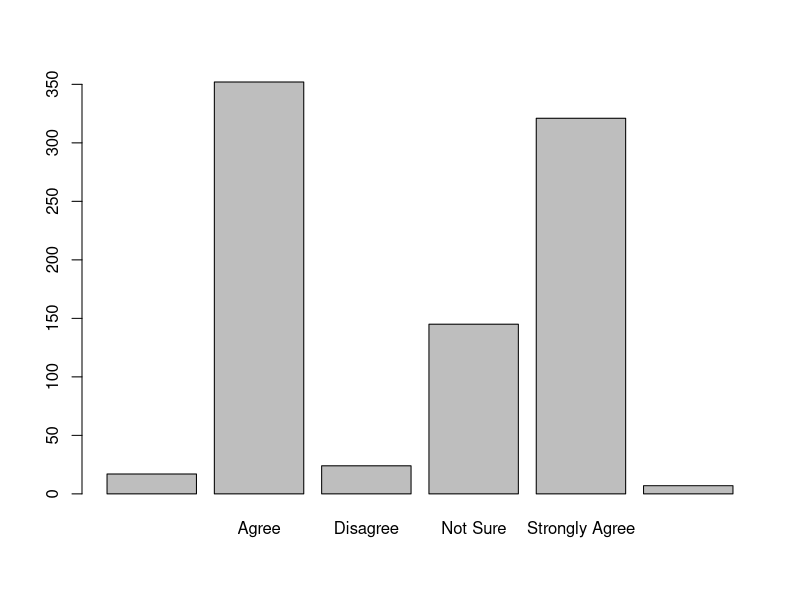
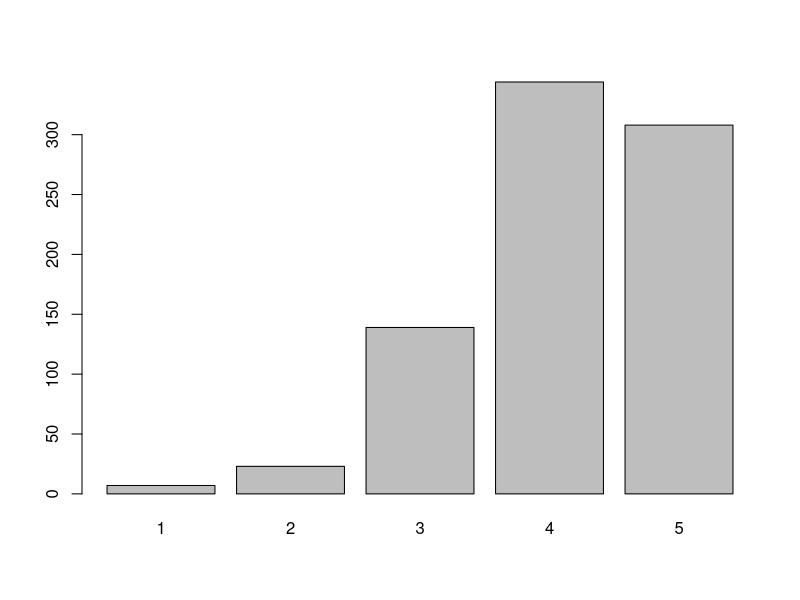
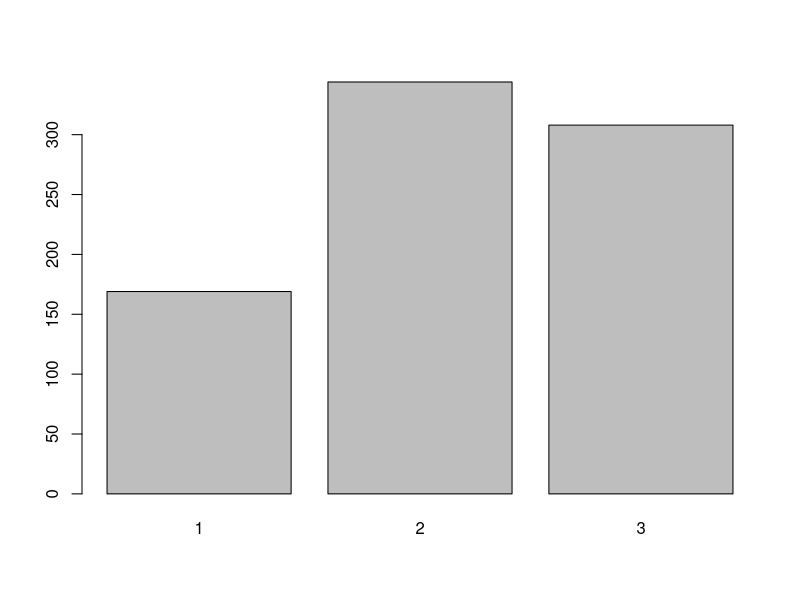
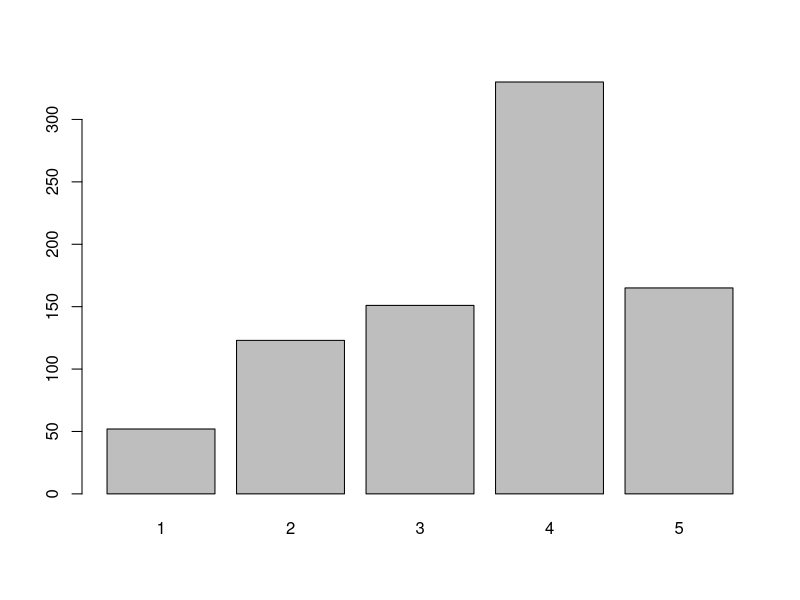
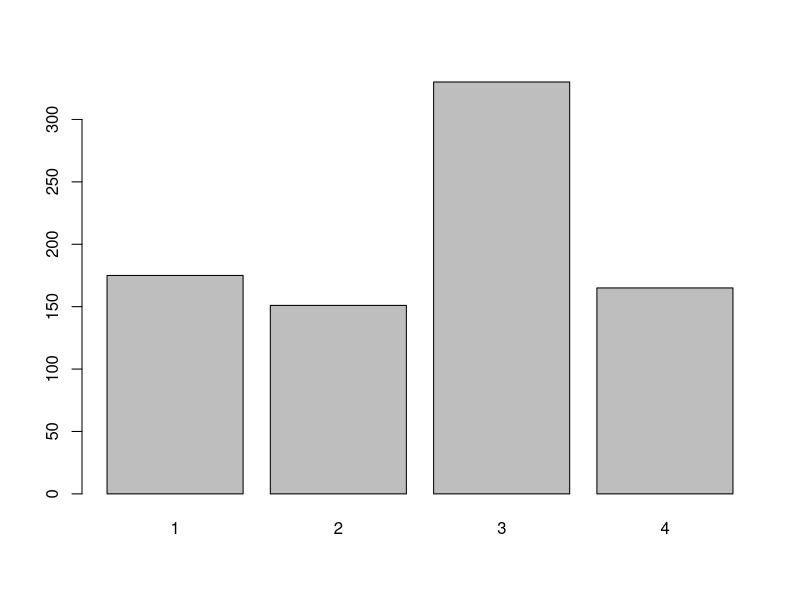
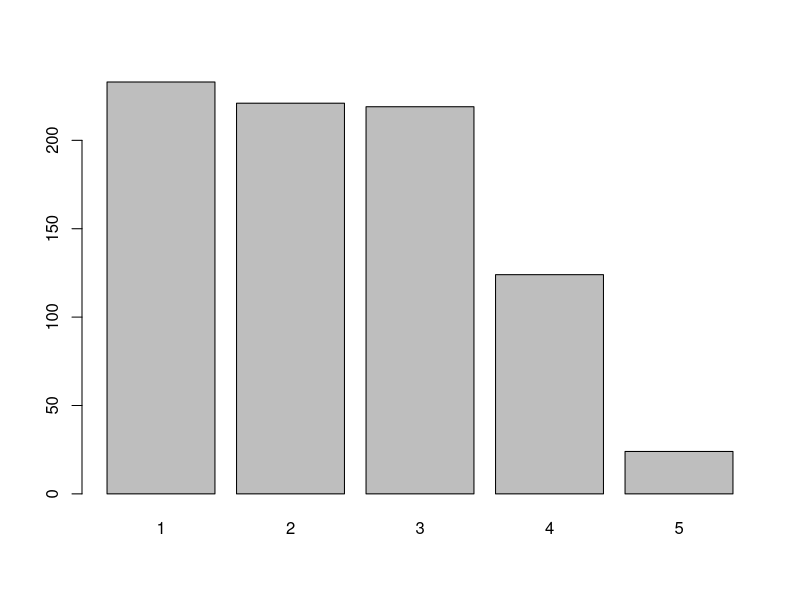
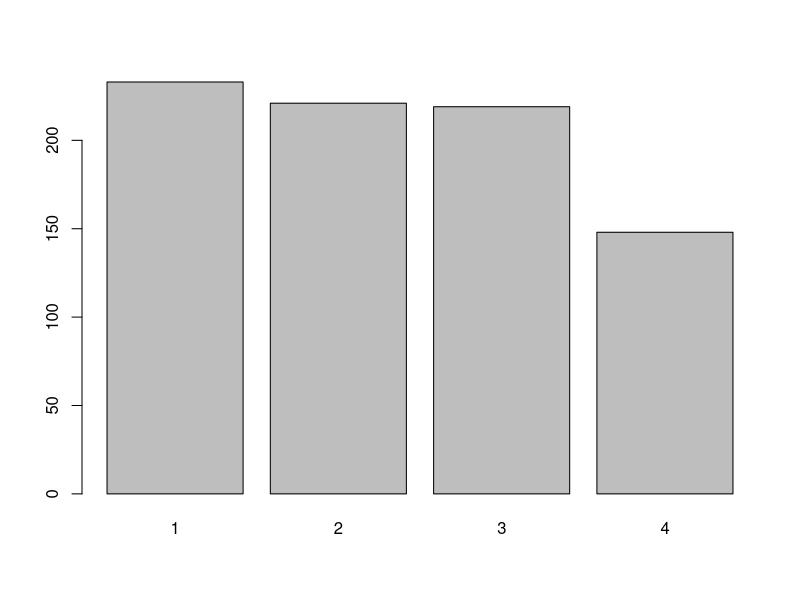
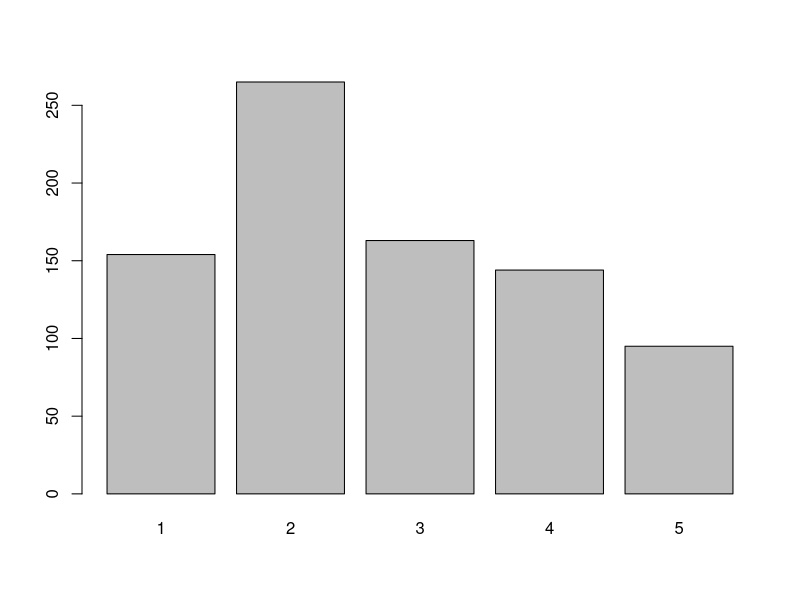

Here is the R script that generated these plots, in order:
## ---- chunk 1
stem_org = read.csv("stem.csv")

# subset out original dataset
stem = stem_org[1:866,]
## ---- chunk 2
# ordinal pooling, questions Q3.1 to Q3.24
barplot(table(stem$Q3.1))
table(stem$Q3.2)

# change to numeric 1-5
reordered = as.data.frame(sapply(stem, function(x) as.integer(factor(as.character(x), levels=c("Strongly Disagree","Disagree","Not Sure", "Agree", "Strongly Agree")))))

stem[24:47] = reordered[24:47]
## ---- chunk 3
# make a copy incase we need original rows for later analysis
stem_ordinal = stem[24:47]
stem_ordinal = na.omit(stem_ordinal)
## ---- chunk 4
#### Q3.1 ####

# checking
barplot(table(stem_ordinal$Q3.1))
cat("Total of all levels:", sum(table(stem_ordinal$Q3.1)), "\n")
cat("Total of levels:", sum(table(stem_ordinal$Q3.1)[1:3]), "\n")

# changing levels
stem_ordinal$Q3.1[stem_ordinal$Q3.1 == 1 | stem_ordinal$Q3.1 == 2 | stem_ordinal$Q3.1 == 3 ] <- 1
stem_ordinal$Q3.1[stem_ordinal$Q3.1 == 4] <- 2
stem_ordinal$Q3.1[stem_ordinal$Q3.1 == 5] <- 3

# checking after 
barplot(table(stem_ordinal$Q3.1)) # good

#### Q3.2 ####

# checking
barplot(table(stem_ordinal$Q3.2))
total=sum(table(stem_ordinal$Q3.2))
levels=sum(table(stem_ordinal$Q3.2)[1:2])

cat("Total of levels:", levels, "\n")
cat("Proportion of levels to total", levels/total, "\n")


# changing levels
stem_ordinal$Q3.2[stem_ordinal$Q3.2 == 1 | stem_ordinal$Q3.2 == 2] <- 1
stem_ordinal$Q3.2[stem_ordinal$Q3.2 == 3] <- 2
stem_ordinal$Q3.2[stem_ordinal$Q3.2 == 4] <- 3
stem_ordinal$Q3.2[stem_ordinal$Q3.2 == 5] <- 4


# checking after 
barplot(table(stem_ordinal$Q3.2)) # good

#### Q3.3 ####

# checking
barplot(table(stem_ordinal$Q3.3))
total=sum(table(stem_ordinal$Q3.3))
levels=sum(table(stem_ordinal$Q3.3)[4:5])

cat("Total of levels:", levels, "\n")
cat("Proportion of levels to total", levels/total, "\n")

# changing levels
stem_ordinal$Q3.3[stem_ordinal$Q3.3 == 4 | stem_ordinal$Q3.3 == 5] <- 4

# checking after 
barplot(table(stem_ordinal$Q3.3)) # good


#### Q3.4 ####

# checking
barplot(table(stem_ordinal$Q3.4))
total=sum(table(stem_ordinal$Q3.4))
levels=sum(table(stem_ordinal$Q3.4)[5])

cat("Total of levels:", levels, "\n")
cat("Proportion of levels to total", levels/total, "\n") # over 10% for 5 levels so clear

# checking after 
barplot(table(stem_ordinal$Q3.4)) # good


#### Q3.5 ####

# checking
barplot(table(stem_ordinal$Q3.5))
total=sum(table(stem_ordinal$Q3.5))
levels=sum(table(stem_ordinal$Q3.5)[5])

cat("Total of levels:", levels, "\n")
cat("Proportion of levels to total", levels/total, "\n")

# checking after 
barplot(table(stem_ordinal$Q3.5)) # good


#### Q3.6 ####

# checking
barplot(table(stem_ordinal$Q3.6))
total=sum(table(stem_ordinal$Q3.6))
levels=sum(table(stem_ordinal$Q3.6)[1])

cat("Total of levels:", levels, "\n")
cat("Proportion of levels to total", levels/total, "\n") # proportion is not at least 10%, combine 1 & 2

# changing levels
stem_ordinal$Q3.6[stem_ordinal$Q3.6 == 1 | stem_ordinal$Q3.3 == 2] <- 1
stem_ordinal$Q3.6[stem_ordinal$Q3.6 == 3] <- 2
stem_ordinal$Q3.6[stem_ordinal$Q3.6 == 4] <- 3
stem_ordinal$Q3.6[stem_ordinal$Q3.6 == 5] <- 4

# checking after 
barplot(table(stem_ordinal$Q3.6)) # good
## ---- chunk 5
#### Q3.7 ####

# checking
barplot(table(stem_ordinal$Q3.7))
total=sum(table(stem_ordinal$Q3.7))
levels=sum(table(stem_ordinal$Q3.7)[5])

cat("Total of levels:", levels, "\n")
cat("Proportion of levels to total", levels/total, "\n") # proportion is not at least 10%, combine 4 & 5

# changing levels
stem_ordinal$Q3.7[stem_ordinal$Q3.7 == 4 | stem_ordinal$Q3.7 == 5] <- 4

# checking after 
barplot(table(stem_ordinal$Q3.7)) # good


#### Q3.8 ####
# checking
barplot(table(stem_ordinal$Q3.8))
total=sum(table(stem_ordinal$Q3.8))
levels=sum(table(stem_ordinal$Q3.8)[1])

cat("Total of levels:", levels, "\n")
cat("Proportion of levels to total", levels/total, "\n") # not 10%, combine 1 & 2

# changing levels
stem_ordinal$Q3.8[stem_ordinal$Q3.8 == 1 | stem_ordinal$Q3.8 == 2] <- 1
stem_ordinal$Q3.8[stem_ordinal$Q3.8 == 3] <- 2
stem_ordinal$Q3.8[stem_ordinal$Q3.8 == 4] <- 3
stem_ordinal$Q3.8[stem_ordinal$Q3.8 == 5] <- 4
# checking after 
barplot(table(stem_ordinal$Q3.8)) # good


#### Q3.9 ####
# checking
barplot(table(stem_ordinal$Q3.9))
total=sum(table(stem_ordinal$Q3.9))
levels=sum(table(stem_ordinal$Q3.9)[1])
levels2=sum(table(stem_ordinal$Q3.9)[5])

cat("Total of levels:", levels, "\n")
cat("Proportion of levels to total", levels/total, "\n") # factor 1 not 10%, combine 1 & 2. 
cat("Proportion of levels to total", levels2/total, "\n") # Factor 5 not 10%, combine 4 & 5.

# changing levels
stem_ordinal$Q3.9[stem_ordinal$Q3.9 == 1 | stem_ordinal$Q3.9 == 2] <- 1
stem_ordinal$Q3.9[stem_ordinal$Q3.9 == 3] <- 2
stem_ordinal$Q3.9[stem_ordinal$Q3.9 == 4 | stem_ordinal$Q3.9 == 5] <- 3

# checking after 
barplot(table(stem_ordinal$Q3.9)) # good


#### Q3.10 ####
# checking
barplot(table(stem_ordinal$Q3.10))
total=sum(table(stem_ordinal$Q3.10))
levels=sum(table(stem_ordinal$Q3.10)[1:3])

cat("Total of levels:", levels, "\n")
cat("Proportion of levels to total", levels/total, "\n")

# changing levels
stem_ordinal$Q3.10[stem_ordinal$Q3.10 == 1 | stem_ordinal$Q3.10 == 2 |stem_ordinal$Q3.10 == 3] <- 1
stem_ordinal$Q3.10[stem_ordinal$Q3.10 == 4] <- 2
stem_ordinal$Q3.10[stem_ordinal$Q3.10 == 5] <- 3

# checking after 
barplot(table(stem_ordinal$Q3.10)) # good


#### Q3.11 ####
# checking
barplot(table(stem_ordinal$Q3.11))
total=sum(table(stem_ordinal$Q3.11))
levels=sum(table(stem_ordinal$Q3.11)[4:5])

cat("Total of levels:", levels, "\n")
cat("Proportion of levels to total", levels/total, "\n") # factors 4 & 5 are 20%, combine.

# changing levels
stem_ordinal$Q3.11[stem_ordinal$Q3.11 == 4 | stem_ordinal$Q3.11 == 5] <- 4

# checking after 
barplot(table(stem_ordinal$Q3.11)) # good


#### Q3.12 ####
# checking
barplot(table(stem_ordinal$Q3.12))
total=sum(table(stem_ordinal$Q3.12))
levels=sum(table(stem_ordinal$Q3.12)[5])

cat("Total of levels:", levels, "\n")
cat("Proportion of levels to total", levels/total, "\n") # smallest factor takes up over 10%, no changes.

# changing levels
# no changing levels

# checking after
barplot(table(stem_ordinal$Q3.12)) # good
## ---- chunk 6
#### Q3.13 ####
# checking
barplot(table(stem_ordinal$Q3.13))
total=sum(table(stem_ordinal$Q3.13))
levels=sum(table(stem_ordinal$Q3.13)[1])
levels2=sum(table(stem_ordinal$Q3.13)[5])

cat("Total of levels:", levels, "\n")
cat("Proportion of levels to total", levels/total, "\n") 
cat("Proportion of levels to total", levels2/total, "\n") 
# level5 by itself not over 10%, combine with 4. level 1 by itself not ove 10%, combine with 2.

# changing levels
stem_ordinal$Q3.13[stem_ordinal$Q3.13 == 1 | stem_ordinal$Q3.13 == 2] <- 1
stem_ordinal$Q3.13[stem_ordinal$Q3.13 == 3] <- 2
stem_ordinal$Q3.13[stem_ordinal$Q3.13 == 4 | stem_ordinal$Q3.13 == 5] <- 3

# checking after 
barplot(table(stem_ordinal$Q3.13))


#### Q3.14 ####
# checking
barplot(table(stem_ordinal$Q3.14))
total=sum(table(stem_ordinal$Q3.14))
levels=sum(table(stem_ordinal$Q3.14)[1])
levels2=sum(table(stem_ordinal$Q3.14)[5])

cat("Total of levels:", levels, "\n")
cat("Proportion of levels to total", levels/total, "\n") 
cat("Proportion of levels to total", levels2/total, "\n") 
# combine level 1 & 2, since less than 10%

# changing levels
stem_ordinal$Q3.14[stem_ordinal$Q3.14 == 1 | stem_ordinal$Q3.14 == 2] <- 1
stem_ordinal$Q3.14[stem_ordinal$Q3.14 == 3] <- 2
stem_ordinal$Q3.14[stem_ordinal$Q3.14 == 4] <- 3
stem_ordinal$Q3.14[stem_ordinal$Q3.14 == 5] <- 4

# checking after 
barplot(table(stem_ordinal$Q3.14))


#### Q3.15 ####
barplot(table(stem_ordinal$Q3.15))

total=sum(table(stem_ordinal$Q3.15))
levels=sum(table(stem_ordinal$Q3.15)[1:3])

cat("Total of levels:", levels, "\n")
cat("Proportion of levels to total", levels/total, "\n")

# changing levels
stem_ordinal$Q3.15[stem_ordinal$Q3.15 == 1 | stem_ordinal$Q3.15 == 2 | stem_ordinal$Q3.15 == 3] <- 1
stem_ordinal$Q3.15[stem_ordinal$Q3.15 == 4] <- 2
stem_ordinal$Q3.15[stem_ordinal$Q3.15 == 5] <- 3

# checking after 
barplot(table(stem_ordinal$Q3.15))


#### Q3.16 ####
# checking
barplot(table(stem_ordinal$Q3.16))
total=sum(table(stem_ordinal$Q3.16))
levels=sum(table(stem_ordinal$Q3.16)[4:5])

cat("Total of levels:", levels, "\n")
cat("Proportion of levels to total", levels/total, "\n")

# changing levels
stem_ordinal$Q3.16[stem_ordinal$Q3.16 == 1] <- 1
stem_ordinal$Q3.16[stem_ordinal$Q3.16 == 2] <- 2
stem_ordinal$Q3.16[stem_ordinal$Q3.16 == 3] <- 3
stem_ordinal$Q3.16[stem_ordinal$Q3.16 == 4| stem_ordinal$Q3.16 == 5] <- 4
# checking after 
barplot(table(stem_ordinal$Q3.16))


#### Q3.17 ####
# checking
barplot(table(stem_ordinal$Q3.17))
total=sum(table(stem_ordinal$Q3.17))
levels=sum(table(stem_ordinal$Q3.17)[5])

cat("Total of levels:", levels, "\n")
cat("Proportion of levels to total", levels/total, "\n") # smallest factor, 5, not over 10% on its own so combine with 4.


# changing levels
stem_ordinal$Q3.17[stem_ordinal$Q3.17 == 1] <- 1
stem_ordinal$Q3.17[stem_ordinal$Q3.17 == 2] <- 2
stem_ordinal$Q3.17[stem_ordinal$Q3.17 == 3] <- 3
stem_ordinal$Q3.17[stem_ordinal$Q3.17 == 4| stem_ordinal$Q3.17 == 5] <- 4

# checking after 
barplot(table(stem_ordinal$Q3.17))


#### Q3.18 ####
# checking
barplot(table(stem_ordinal$Q3.18))
total=sum(table(stem_ordinal$Q3.18))
levels=sum(table(stem_ordinal$Q3.18)[1:2])

cat("Total of levels:", levels, "\n")
cat("Proportion of levels to total", levels/total, "\n") 

# changing levels
stem_ordinal$Q3.18[stem_ordinal$Q3.18 == 1| stem_ordinal$Q3.18 == 2] <- 1
stem_ordinal$Q3.18[stem_ordinal$Q3.18 == 3] <- 2
stem_ordinal$Q3.18[stem_ordinal$Q3.18 == 4] <- 3
stem_ordinal$Q3.18[stem_ordinal$Q3.18 == 5] <- 4
# checking after 
barplot(table(stem_ordinal$Q3.18))
## ---- chunk 7
#### Q3.19 ####
# checking
barplot(table(stem_ordinal$Q3.19))
total=sum(table(stem_ordinal$Q3.19))
levels=sum(table(stem_ordinal$Q3.19)[1:3])

cat("Total of levels:", levels, "\n")
cat("Proportion of levels to total", levels/total, "\n") 

# changing levels
stem_ordinal$Q3.19[stem_ordinal$Q3.19 == 1 | stem_ordinal$Q3.19 == 2 | stem_ordinal$Q3.19 == 3 ] <- 1
stem_ordinal$Q3.19[stem_ordinal$Q3.19 == 4] <- 2
stem_ordinal$Q3.19[stem_ordinal$Q3.19 == 5] <- 3

# checking after 
barplot(table(stem_ordinal$Q3.19))


#### Q3.20 ####
# checking
barplot(table(stem_ordinal$Q3.20))
total=sum(table(stem_ordinal$Q3.20))
levels=sum(table(stem_ordinal$Q3.20)[1:3])
cat("Total of levels:", levels, "\n")
cat("Proportion of levels to total", levels/total, "\n") 

# changing levels
stem_ordinal$Q3.20[stem_ordinal$Q3.20 == 1 | stem_ordinal$Q3.20 == 2 | stem_ordinal$Q3.20 == 3] <- 1
stem_ordinal$Q3.20[stem_ordinal$Q3.20 == 4] <- 2
stem_ordinal$Q3.20[stem_ordinal$Q3.20 == 5] <- 3

# checking after 
barplot(table(stem_ordinal$Q3.20))



#### Q3.21 ####
# checking
barplot(table(stem_ordinal$Q3.21))
total=sum(table(stem_ordinal$Q3.21))
levels=sum(table(stem_ordinal$Q3.21)[1:3]) 
cat("Total of levels:", levels, "\n")
cat("Proportion of levels to total", levels/total, "\n") 
# after combining 3 levels, still under 10% of total, so we combine 4.

# changing levels
stem_ordinal$Q3.21[stem_ordinal$Q3.21 == 1 | stem_ordinal$Q3.21 == 2 | stem_ordinal$Q3.21 == 3 |  stem_ordinal$Q3.21 == 4] <- 1
stem_ordinal$Q3.21[stem_ordinal$Q3.21 == 5] <- 2

# checking after 
barplot(table(stem_ordinal$Q3.21))


#### Q3.22 ####
# checking
barplot(table(stem_ordinal$Q3.22))
total=sum(table(stem_ordinal$Q3.22))
levels=sum(table(stem_ordinal$Q3.22)[1:3]) 
cat("Total of levels:", levels, "\n")
cat("Proportion of levels to total", levels/total, "\n") 

# changing levels
stem_ordinal$Q3.22[stem_ordinal$Q3.22 == 1 | stem_ordinal$Q3.22 == 2 | stem_ordinal$Q3.22 == 3] <- 1
stem_ordinal$Q3.22[stem_ordinal$Q3.22 == 4] <- 2
stem_ordinal$Q3.22[stem_ordinal$Q3.22 == 5] <- 3

# checking after 
barplot(table(stem_ordinal$Q3.22))


#### Q3.23 ####
# checking
barplot(table(stem_ordinal$Q3.23))
total=sum(table(stem_ordinal$Q3.23))
levels=sum(table(stem_ordinal$Q3.23)[1:3]) 
cat("Total of levels:", levels, "\n")
cat("Proportion of levels to total", levels/total, "\n") 

# changing levels
stem_ordinal$Q3.23[stem_ordinal$Q3.23 == 1 | stem_ordinal$Q3.23 == 2 | stem_ordinal$Q3.23 == 3] <- 1
stem_ordinal$Q3.23[stem_ordinal$Q3.23 == 4] <- 2
stem_ordinal$Q3.23[stem_ordinal$Q3.23 == 5] <- 3

# checking after 
barplot(table(stem_ordinal$Q3.23))


#### Q3.24 ####
# checking
barplot(table(stem_ordinal$Q3.24))
total=sum(table(stem_ordinal$Q3.24))
levels=sum(table(stem_ordinal$Q3.24)[1:3]) 
cat("Total of levels:", levels, "\n")
cat("Proportion of levels to total", levels/total, "\n") 

# changing levels
stem_ordinal$Q3.24[stem_ordinal$Q3.24 == 1 | stem_ordinal$Q3.24 == 2 | stem_ordinal$Q3.24 == 3] <- 1
stem_ordinal$Q3.24[stem_ordinal$Q3.24 == 4] <- 2
stem_ordinal$Q3.24[stem_ordinal$Q3.24 == 5] <- 3

# checking after 
barplot(table(stem_ordinal$Q3.24))
## ---- chunk 8
# note: the new file has 821 rows instead of the original 866, because we removed NA's for pooling.
stem2 = stem
stem2_filtered = stem2[rownames(stem2) %in% rownames(stem_ordinal),]
stem2_filtered[24:47] = stem_ordinal

# save csv, use for factor analysis + other analysis
pooled_stem = write.csv(stem2_filtered, "pooled_stem.csv")
